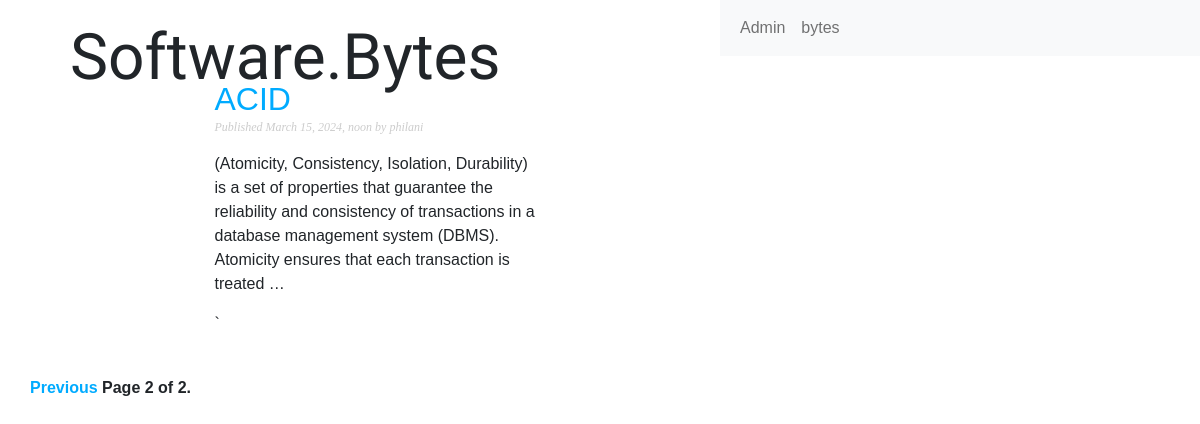
/blog/?page=2, run on an earlier commit of the app's database.
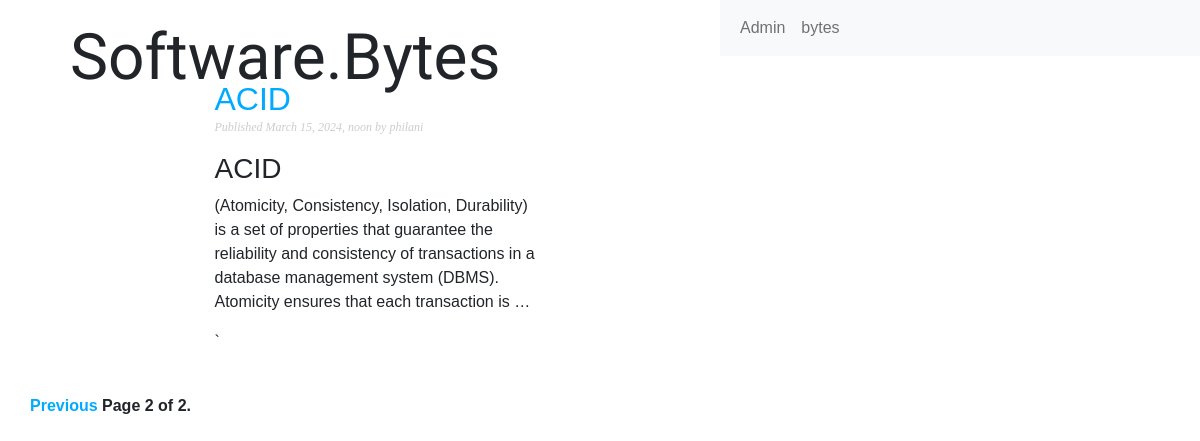
And on a later commit of the database.
### blog/models.py (models this page shows, shortened)
class Post(models.Model):
    class Status(models.TextChoices):
        DRAFT='DF','Draft'
        PUBLISHED='PB','Published'
    title=models.CharField(max_length=250)
    slug=models.SlugField(max_length=250,unique_for_date='publish')
    author=models.ForeignKey(User,on_delete=models.CASCADE,related_name='blog_posts')
    body=models.TextField()
    publish=models.DateTimeField(default=timezone.now)
    created=models.DateTimeField(auto_now_add=True)
    updated=models.DateTimeField(auto_now=True)
    status=models.CharField(max_length=2,choices=Status.choices,default=Status.DRAFT)
    objects=models.Manager()# the default manager
    published=PublishedManager() #Our custom manager
    class Meta:
        ordering=['-publish']
        indexes=[models.Index(fields=['-publish']),]
    def get_absolute_url(self):
        return reverse('blog:post_detail',
                        args=[self.publish.year,
                              self.publish.month,
                              self.publish.day,
                              self.slug])

### blog/views.py (the view)
# urls.py: path('', views.PostListView.as_view(), name='post_list'),
class PostListView(ListView):
    queryset = Post.published.all()
    context_object_name = 'posts'
    paginate_by = 3
    template_name = 'blog/post/list.html'

### blog/templatetags/blog_tags.py (called while the page is built)
@register.filter(name='markdown')
def markdown_format(text):
    return mark_safe(markdown.markdown(text))

### blog/templates/blog/post/list.html (shortened to what this page needs)
{% extends "blog/base.html" %}
{% load blog_tags %}
{% block content %}
<div class="logo">
    <a class="logo"><span>Software.</span>Bytes</a>
</div>
<div class="container">
    <div class="row">
        <div class="col-lg-6 mx-auto col-md-8 col-12">
{% for post in posts %}
    <h2 >
        <a href="{{ post.get_absolute_url }}">
            {{ post.title }}
        </a>
    </h2>
    <p class="date">
        Published {{ post.publish }} by {{ post.author }}
    </p>
    {{ post.body|markdown|truncatewords_html:30 }}`
    {% endfor %}
        </div>
    </div>
</div>
    {% include "pagination.html" with page=page_obj %}
    {% endblock %}

What changed in the data, as far as the page shows it:
changed Post "ACID": body "(Atomicity, Consistency, Isolation, Durability) is a set of properties that guarantee the reliability and consistency of transactions in a database management system (DBMS). Atomicity ensures that each transaction is treated …" → "ACID (Atomicity, Consistency, Isolation, Durability) is a set of properties that guarantee the reliability and consistency of transactions in a database management system (DBMS). Atomicity ensures that each transaction is …"
